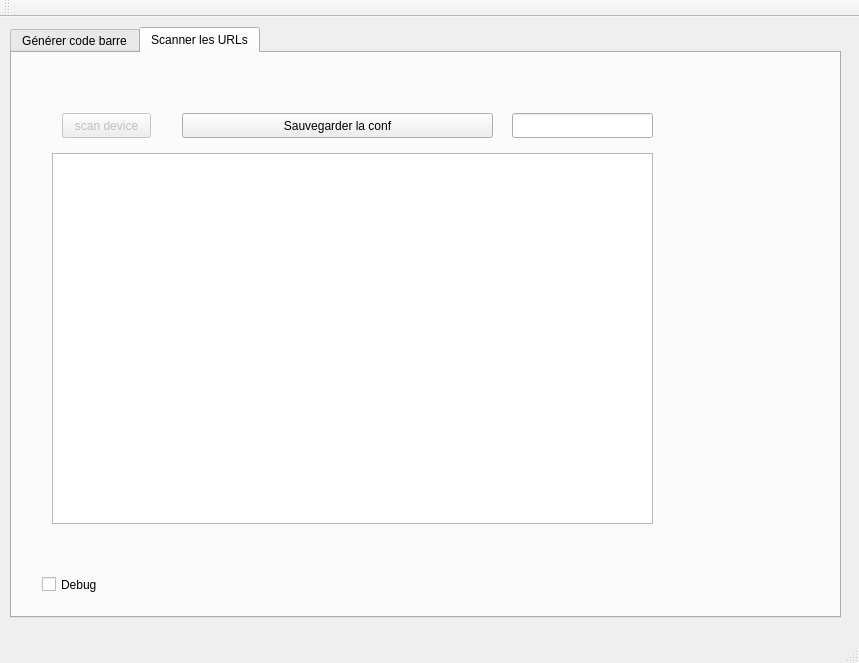
<?xml version="1.0" encoding="UTF-8"?>
<ui version="4.0">
 <class>WITFU</class>
 <widget class="QMainWindow" name="WITFU">
  <property name="geometry">
   <rect>
    <x>0</x>
    <y>0</y>
    <width>859</width>
    <height>663</height>
   </rect>
  </property>
  <property name="windowTitle">
   <string>WITFU</string>
  </property>
  <widget class="QWidget" name="centralWidget">
   <widget class="QTabWidget" name="tabWidget">
    <property name="geometry">
     <rect>
      <x>10</x>
      <y>10</y>
      <width>831</width>
      <height>591</height>
     </rect>
    </property>
    <property name="currentIndex">
     <number>1</number>
    </property>
    <widget class="QWidget" name="tab">
     <attribute name="title">
      <string>Générer code barre</string>
     </attribute>
     <widget class="QPushButton" name="pB_generate_EAN13">
      <property name="geometry">
       <rect>
        <x>30</x>
        <y>70</y>
        <width>241</width>
        <height>25</height>
       </rect>
      </property>
      <property name="text">
       <string>générer le code barre</string>
      </property>
     </widget>
     <widget class="QLineEdit" name="lE_URLserial">
      <property name="geometry">
       <rect>
        <x>530</x>
        <y>40</y>
        <width>261</width>
        <height>25</height>
       </rect>
      </property>
     </widget>
     <widget class="QComboBox" name="cB_URLtype">
      <property name="geometry">
       <rect>
        <x>30</x>
        <y>30</y>
        <width>191</width>
        <height>25</height>
       </rect>
      </property>
     </widget>
     <widget class="EAN13" name="ean13_view" native="true">
      <property name="geometry">
       <rect>
        <x>30</x>
        <y>140</y>
        <width>261</width>
        <height>51</height>
       </rect>
      </property>
     </widget>
     <widget class="QPushButton" name="pB_saveImage">
      <property name="enabled">
       <bool>false</bool>
      </property>
      <property name="geometry">
       <rect>
        <x>300</x>
        <y>70</y>
        <width>211</width>
        <height>25</height>
       </rect>
      </property>
      <property name="text">
       <string>sauvegarder le code barre</string>
      </property>
     </widget>
     <widget class="QLabel" name="label">
      <property name="geometry">
       <rect>
        <x>40</x>
        <y>10</y>
        <width>67</width>
        <height>17</height>
       </rect>
      </property>
      <property name="text">
       <string>Type</string>
      </property>
     </widget>
     <widget class="QLabel" name="label_2">
      <property name="geometry">
       <rect>
        <x>530</x>
        <y>10</y>
        <width>251</width>
        <height>17</height>
       </rect>
      </property>
      <property name="text">
       <string>Numéro de série</string>
      </property>
     </widget>
     <widget class="QLabel" name="label_code">
      <property name="geometry">
       <rect>
        <x>30</x>
        <y>230</y>
        <width>311</width>
        <height>41</height>
       </rect>
      </property>
      <property name="font">
       <font>
        <pointsize>14</pointsize>
       </font>
      </property>
      <property name="text">
       <string/>
      </property>
      <property name="alignment">
       <set>Qt::AlignCenter</set>
      </property>
     </widget>
     <widget class="QLineEdit" name="lE_URLref">
      <property name="geometry">
       <rect>
        <x>240</x>
        <y>30</y>
        <width>271</width>
        <height>25</height>
       </rect>
      </property>
     </widget>
     <widget class="QLabel" name="label_3">
      <property name="geometry">
       <rect>
        <x>240</x>
        <y>10</y>
        <width>251</width>
        <height>17</height>
       </rect>
      </property>
      <property name="text">
       <string>Ref</string>
      </property>
     </widget>
     <widget class="QCheckBox" name="debugGen">
      <property name="geometry">
       <rect>
        <x>50</x>
        <y>510</y>
        <width>92</width>
        <height>23</height>
       </rect>
      </property>
      <property name="text">
       <string>Debug</string>
      </property>
     </widget>
     <widget class="QLabel" name="label_etiquette">
      <property name="geometry">
       <rect>
        <x>30</x>
        <y>290</y>
        <width>671</width>
        <height>61</height>
       </rect>
      </property>
      <property name="font">
       <font>
        <pointsize>13</pointsize>
       </font>
      </property>
      <property name="text">
       <string/>
      </property>
     </widget>
    </widget>
    <widget class="QWidget" name="tab_2">
     <attribute name="title">
      <string>Scanner les URLs</string>
     </attribute>
     <widget class="QPushButton" name="pB_scan_device">
      <property name="enabled">
       <bool>false</bool>
      </property>
      <property name="geometry">
       <rect>
        <x>50</x>
        <y>60</y>
        <width>89</width>
        <height>25</height>
       </rect>
      </property>
      <property name="text">
       <string>scan device</string>
      </property>
     </widget>
     <widget class="QTableWidget" name="conf">
      <property name="geometry">
       <rect>
        <x>40</x>
        <y>100</y>
        <width>601</width>
        <height>371</height>
       </rect>
      </property>
     </widget>
     <widget class="QCheckBox" name="debugScan">
      <property name="geometry">
       <rect>
        <x>30</x>
        <y>520</y>
        <width>92</width>
        <height>23</height>
       </rect>
      </property>
      <property name="text">
       <string>Debug</string>
      </property>
      <property name="checked">
       <bool>false</bool>
      </property>
     </widget>
     <widget class="QPushButton" name="pB_sauvConf">
      <property name="geometry">
       <rect>
        <x>170</x>
        <y>60</y>
        <width>311</width>
        <height>25</height>
       </rect>
      </property>
      <property name="text">
       <string>Sauvegarder la conf</string>
      </property>
     </widget>
     <widget class="QLineEdit" name="lE_conf">
      <property name="geometry">
       <rect>
        <x>500</x>
        <y>60</y>
        <width>141</width>
        <height>25</height>
       </rect>
      </property>
     </widget>
    </widget>
   </widget>
  </widget>
  <widget class="QMenuBar" name="menuBar">
   <property name="geometry">
    <rect>
     <x>0</x>
     <y>0</y>
     <width>859</width>
     <height>26</height>
    </rect>
   </property>
  </widget>
  <widget class="QToolBar" name="mainToolBar">
   <attribute name="toolBarArea">
    <enum>TopToolBarArea</enum>
   </attribute>
   <attribute name="toolBarBreak">
    <bool>false</bool>
   </attribute>
  </widget>
  <widget class="QStatusBar" name="statusBar"/>
 </widget>
 <layoutdefault spacing="6" margin="11"/>
 <customwidgets>
  <customwidget>
   <class>EAN13</class>
   <extends>QWidget</extends>
   <header>ean13.h</header>
   <container>1</container>
  </customwidget>
 </customwidgets>
 <resources/>
 <connections/>
</ui>
